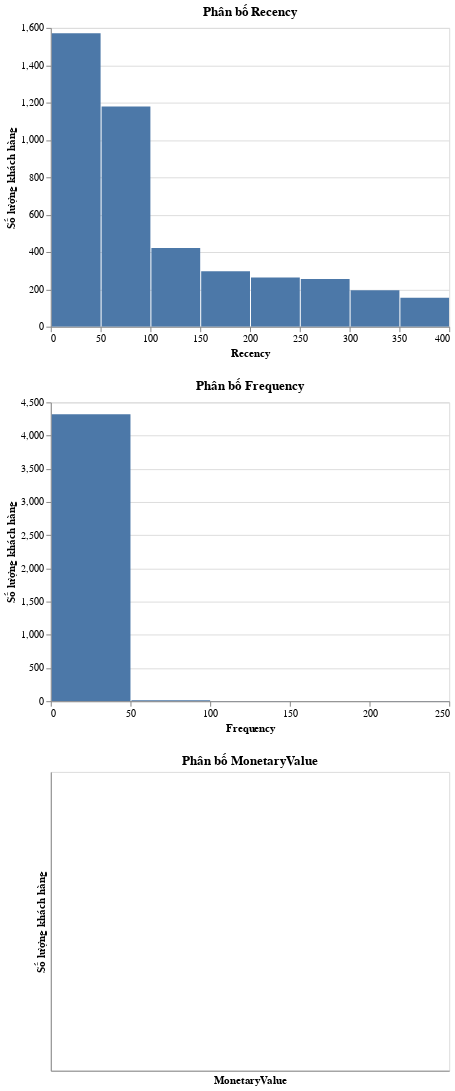

Source (notebook cell):
### Code cell
import altair as alt
chart_recency = alt.Chart(rfm).mark_bar().encode(
    x=alt.X('Recency:Q', bin=True, title='Recency'),
    y=alt.Y('count()', title='Số lượng khách hàng'),
    tooltip=[alt.Tooltip('Recency:Q', bin=True), 'count()']
).properties(
    title='Phân bố Recency'
).interactive()
chart_frequency = alt.Chart(rfm).mark_bar().encode(
    x=alt.X('Frequency:Q', bin=True, title='Frequency'),
    y=alt.Y('count()', title='Số lượng khách hàng'),
    tooltip=[alt.Tooltip('Frequency:Q', bin=True), 'count()']
).properties(
    title='Phân bố Frequency'
).interactive()
chart_monetary = alt.Chart(rfm).mark_bar().encode(
    x=alt.X('MonetaryValue:Q', bin=True, title='MonetaryValue'),
    y=alt.Y('count()', title='Số lượng khách hàng'),
    tooltip=[alt.Tooltip('MonetaryValue:Q', bin=True), 'count()']
).properties(
    title='Phân bố MonetaryValue'
).interactive()
chart = alt.vconcat(chart_recency, chart_frequency, chart_monetary)
chart.display()

### Figure 1 — Vega-Lite specification as saved in the notebook (floating-point values rounded to 4 significant figures; data arrays with more than 128 entries replaced by an {"elided": "..."} marker saying what was removed)
{"config": {"view": {"continuousWidth": 400, "continuousHeight": 300}}, "vconcat": [{"mark": "bar", "encoding": {"tooltip": [{"bin": true, "field": "Recency", "type": "quantitative"}, {"aggregate": "count", "type": "quantitative"}], "x": {"bin": true, "field": "Recency", "title": "Recency", "type": "quantitative"}, "y": {"aggregate": "count", "title": "Số lượng khách hàng", "type": "quantitative"}}, "selection": {"selector002": {"type": "interval", "bind": "scales", "encodings": ["x", "y"]}}, "title": "Phân bố Recency"}, {"mark": "bar", "encoding": {"tooltip": [{"bin": true, "field": "Frequency", "type": "quantitative"}, {"aggregate": "count", "type": "quantitative"}], "x": {"bin": true, "field": "Frequency", "title": "Frequency", "type": "quantitative"}, "y": {"aggregate": "count", "title": "Số lượng khách hàng", "type": "quantitative"}}, "selection": {"selector003": {"type": "interval", "bind": "scales", "encodings": ["x", "y"]}}, "title": "Phân bố Frequency"}, {"mark": "bar", "encoding": {"tooltip": [{"bin": true, "field": "MonetaryValue", "type": "quantitative"}, {"aggregate": "count", "type": "quantitative"}], "x": {"bin": true, "field": "MonetaryValue", "title": "MonetaryValue", "type": "quantitative"}, "y": {"aggregate": "count", "title": "Số lượng khách hàng", "type": "quantitative"}}, "selection": {"selector004": {"type": "interval", "bind": "scales", "encodings": ["x", "y"]}}, "title": "Phân bố MonetaryValue"}], "data": {"name": "data-458689ea4e7fcf0bb984c6bdb0273e34"}, "$schema": "https://vega.github.io/schema/vega-lite/v4.17.0.json", "datasets": {"data-458689ea4e7fcf0bb984c6bdb0273e34": {"elided": "4338 records"}}}
